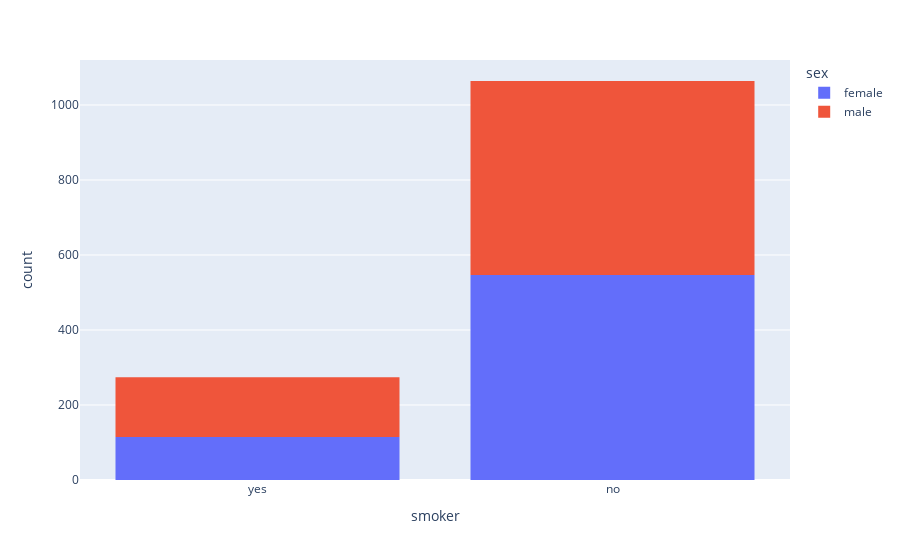

The cell this chart's notebook holds for it:
### Code cell
px.histogram(df, x="smoker", color="sex")

### Figure 1 — Plotly figure (JSON) as saved in the notebook; plotly's stock layout.template omitted (floating-point values rounded to 4 significant figures; data arrays with more than 128 entries replaced by an {"elided": "..."} marker saying what was removed)
{"data": [{"alignmentgroup": "True", "bingroup": "x", "hovertemplate": "sex=female<br>smoker=%{x}<br>count=%{y}<extra></extra>", "legendgroup": "female", "marker": {"color": "#636efa", "pattern": {"shape": ""}}, "name": "female", "offsetgroup": "female", "orientation": "v", "showlegend": true, "type": "histogram", "x": {"elided": "662 str values"}, "xaxis": "x", "yaxis": "y"}, {"alignmentgroup": "True", "bingroup": "x", "hovertemplate": "sex=male<br>smoker=%{x}<br>count=%{y}<extra></extra>", "legendgroup": "male", "marker": {"color": "#EF553B", "pattern": {"shape": ""}}, "name": "male", "offsetgroup": "male", "orientation": "v", "showlegend": true, "type": "histogram", "x": {"elided": "676 str values"}, "xaxis": "x", "yaxis": "y"}], "layout": {"autosize": true, "barmode": "relative", "legend": {"title": {"text": "sex"}, "tracegroupgap": 0}, "margin": {"t": 60}, "xaxis": {"anchor": "y", "autorange": true, "domain": [0, 1], "range": [-0.5, 1.5], "title": {"text": "smoker"}, "type": "category"}, "yaxis": {"anchor": "x", "autorange": true, "domain": [0, 1], "range": [0, 1120], "title": {"text": "count"}}}}
